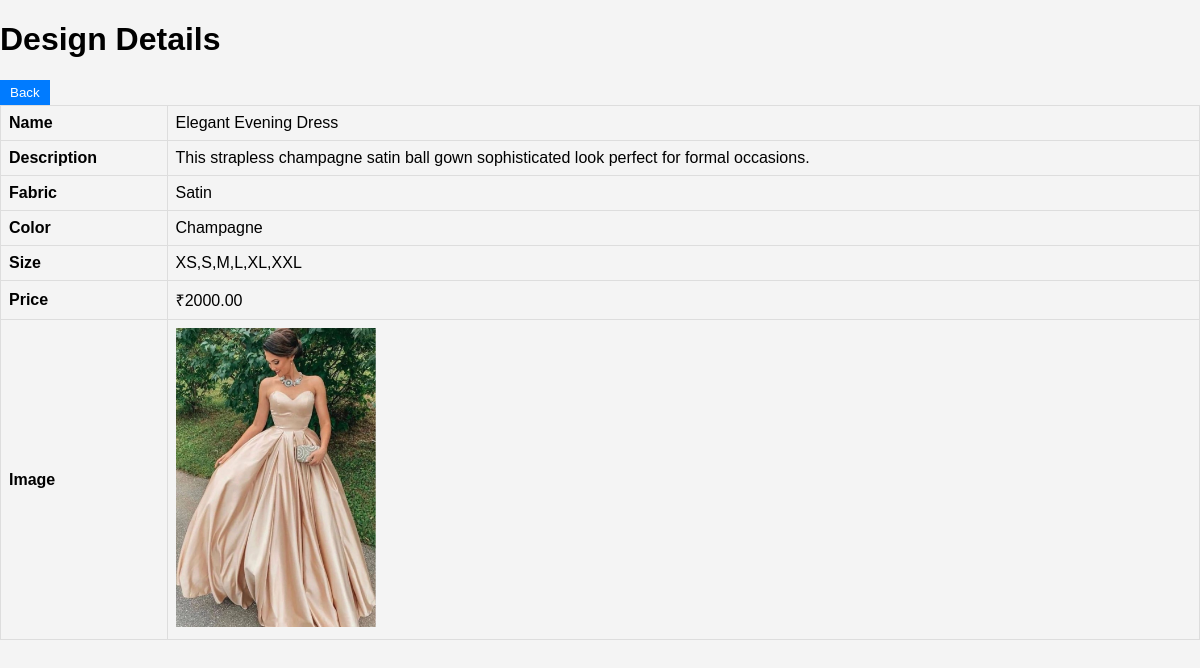
The app's page /admin/viewDesign.php?id=1 with its own data.
### tables this page shows
CREATE TABLE `dress` (
  `DRESS_ID` int(11) NOT NULL,
  `NAME` varchar(100) NOT NULL,
  `DESCRIPTION` text DEFAULT NULL,
  `FABRIC` varchar(50) NOT NULL,
  `COLOR` varchar(100) NOT NULL,
  `SIZES` varchar(100) NOT NULL,
  `BASE_PRICE` decimal(10,2) NOT NULL,
  `IMAGE_URL` varchar(255) DEFAULT NULL,
  `CREATED_AT` datetime NOT NULL DEFAULT current_timestamp(),
  `visibility` tinyint(1) DEFAULT 1
);

### admin/viewDesign.php (the view, shortened to what this page needs)
<?php
$conn = mysqli_connect("localhost", "root", "", "fashion");
$design_id = $_GET['id'];
$sql = "SELECT * FROM dress WHERE DRESS_ID = $design_id";
$result = $conn->query($sql);
if ($result->num_rows > 0) {
    $design = $result->fetch_assoc();
} else {
    echo "No design found with the provided ID.";
}
?>
<!DOCTYPE html>
<html lang="en">
<head>
    <link rel="stylesheet" href="admin.css">
</head>
<body>
    <h1>Design Details</h1>
    <a href="manageDesign.php"><button> Back</button></a>
    <?php if (isset($design)): ?>
        <table border="1" cellpadding="10">
            <tr>
                <th>Name</th>
                <td><?php echo $design['NAME']; ?></td>
            </tr>
            <tr>
                <th>Description</th>
                <td><?php echo $design['DESCRIPTION']; ?></td>
            </tr>
            <tr>
                <th>Fabric</th>
                <td><?php echo $design['FABRIC']; ?></td>
            </tr>
            <tr>
                <th>Color</th>
                <td><?php echo $design['COLOR']; ?></td>
            </tr>
            <tr>
                <th>Size</th>
                <td><?php echo $design['SIZES']; ?></td>
            </tr>
            <tr>
                <th>Price</th>
                <td>₹<?php echo $design['BASE_PRICE']; ?></td>
            </tr>
            <tr>
                <th>Image</th>
                <td><img src="<?php echo $design['IMAGE_URL']; ?>" alt="<?php echo $design['NAME']; ?>" width="200"></td>
            </tr>
        </table>
    <?php else: ?>
        <p>Design details not available.</p>
    <?php endif; ?>
</body>
</html>

### admin/admin.css (style rules this page uses)
body { font-family: Arial, sans-serif; background-color: #f4f4f4; margin: 0; padding: 0; }
table { width: 100%; border-collapse: collapse; }
th, td { border: 1px solid #ddd; padding: 8px; text-align: left; }
th { background-color: #f4f4f4; }
button { padding: 5px 10px; margin-right: 5px; border: none; background-color: #007bff; color: #fff; cursor: pointer; }

### records on screen
dress: NAME "Elegant Evening Dress", DESCRIPTION "This strapless champagne satin ball gown sophisticated look perfect for formal occasions.", FABRIC "Satin", COLOR "Champagne", SIZES "XS,S,M,L,XL,XXL", BASE_PRICE "2000.00"
